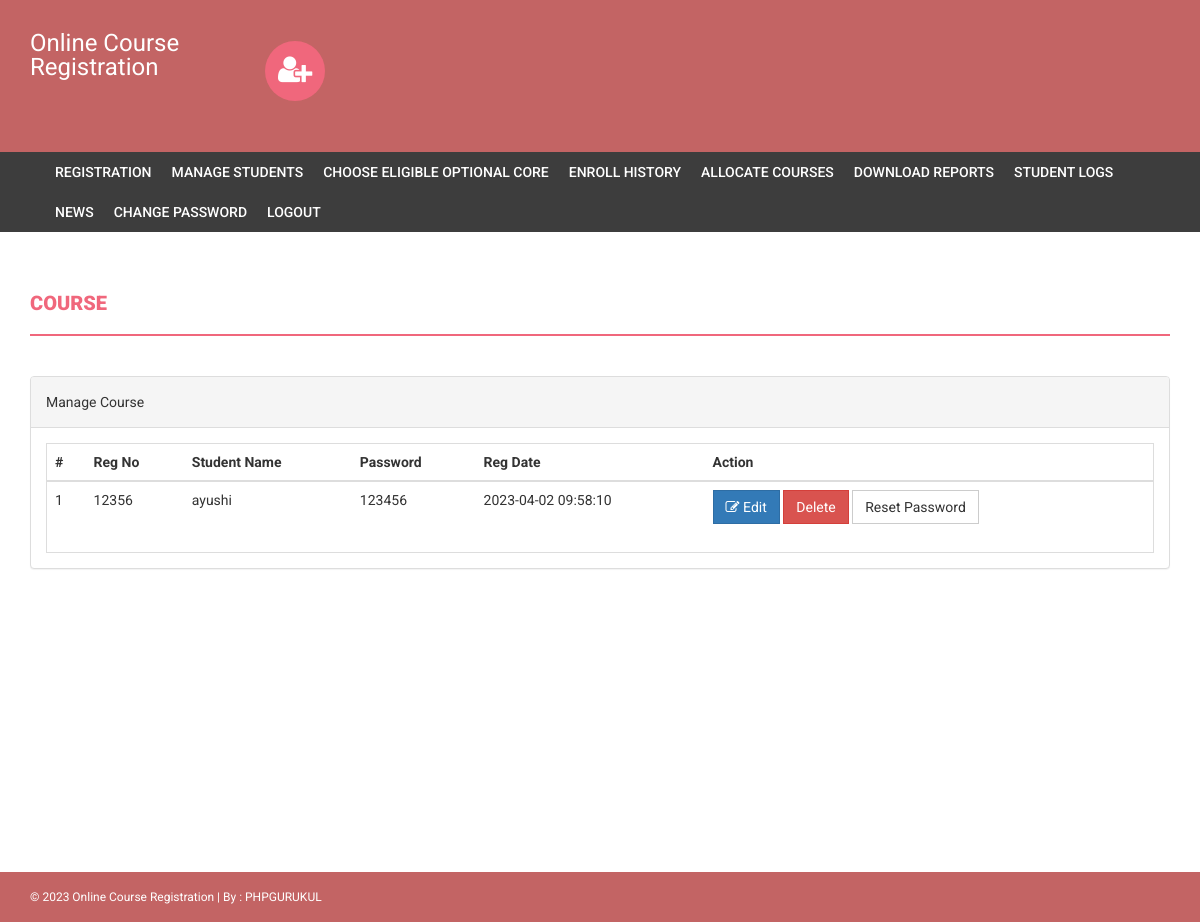
The app's page /onlinecourse/admin/manage-students.php (signed in), older data.
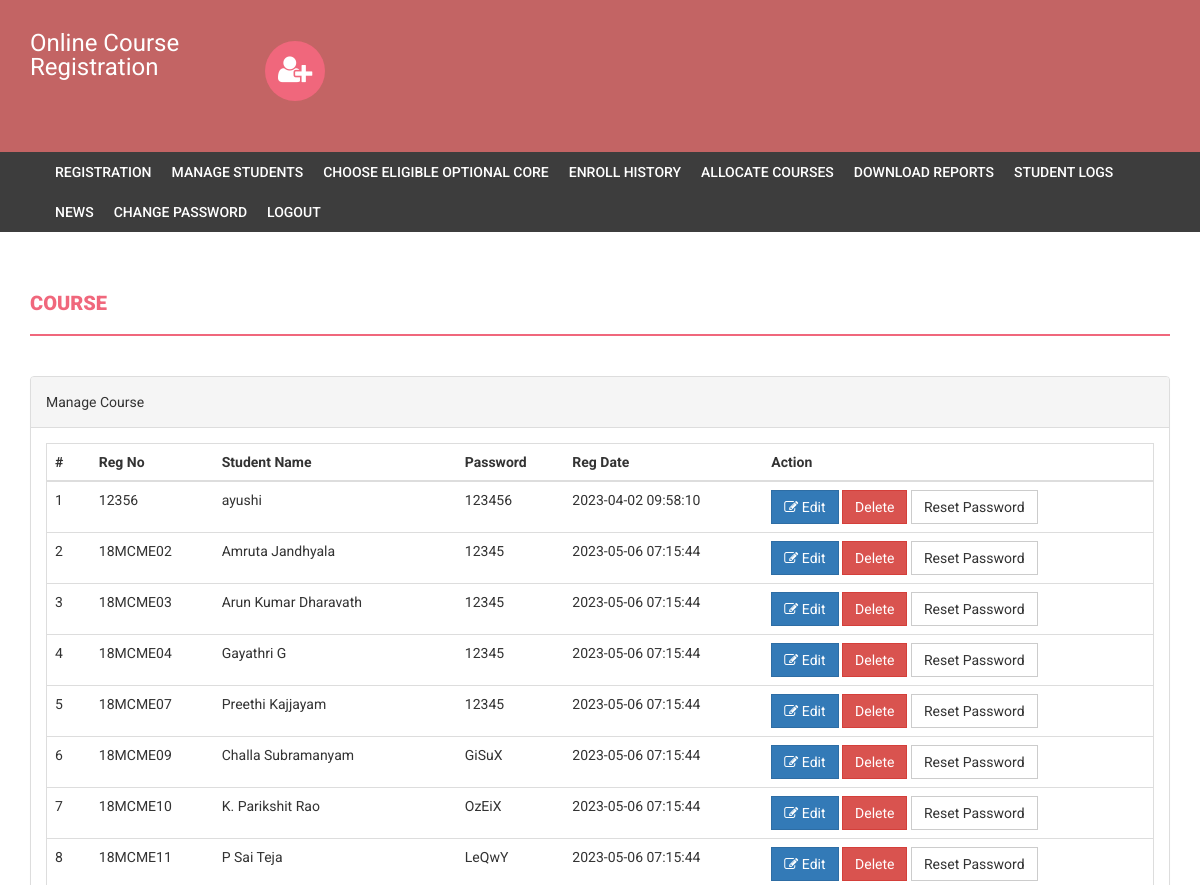
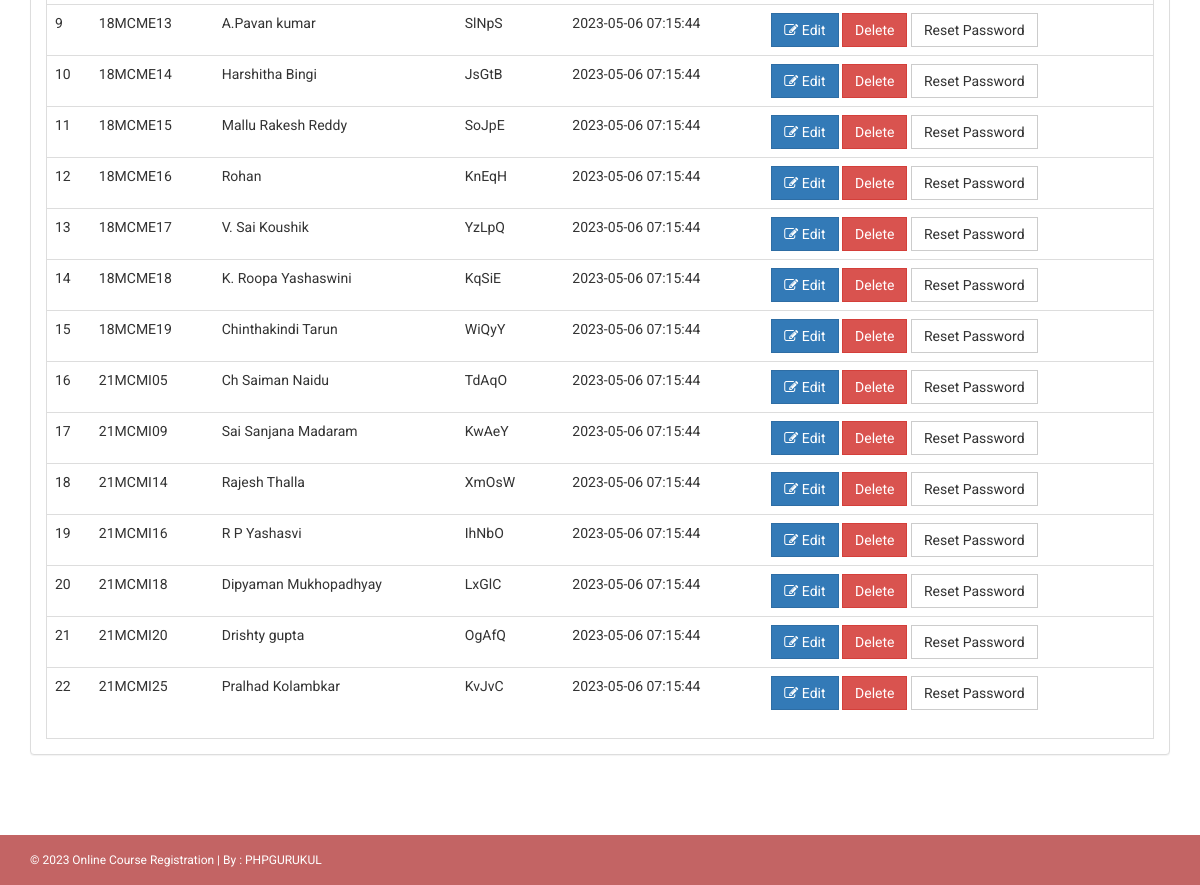
The same page, newer data (2 pictures, top to bottom).
### tables this page shows
CREATE TABLE `students` (
  `studentRegno` varchar(255) NOT NULL,
  `stream_id` int(11) NOT NULL,
  `studentPhoto` varchar(255) DEFAULT NULL,
  `password` varchar(255) NOT NULL DEFAULT 'Test@123',
  `studentName` varchar(255) DEFAULT NULL,
  `pincode` varchar(255) DEFAULT NULL,
  `session` varchar(255) DEFAULT NULL,
  `department` varchar(255) DEFAULT NULL,
  `semester` varchar(255) DEFAULT NULL,
  `cgpa` decimal(10,2) DEFAULT NULL,
  `courses_allocated_id` int(11) NOT NULL COMMENT 'course codes',
  `enrolment_status_optional` tinyint(1) NOT NULL,
  `enrolment_status_elective` tinyint(1) NOT NULL,
  `optional_core_choice_1` varchar(255) DEFAULT NULL,
  `optional_core_choice_2` varchar(255) DEFAULT NULL,
  `optional_core_choice_3` varchar(255) DEFAULT NULL,
  `password_status` tinyint(1) NOT NULL DEFAULT 0,
  `creationdate` timestamp NULL DEFAULT current_timestamp(),
  `updationDate` varchar(255) DEFAULT NULL
);

### onlinecourse/admin/manage-students.php (the view, shortened to what this page needs)
<?php
if(strlen($_SESSION['alogin'])==0)
    {
header('location:index.php');
}
else{
?>
<!DOCTYPE html>
<html xmlns="http://www.w3.org/1999/xhtml">
<head>
    <link href="../assets/css/bootstrap.css" rel="stylesheet" />
    <link href="../assets/css/font-awesome.css" rel="stylesheet" />
    <link href="../assets/css/style.css" rel="stylesheet" />
</head>
<body>
<?php include('includes/header.php');?>
<?php if($_SESSION['alogin']!="")
{
 include('includes/menubar.php');
}
 ?>
    <div class="content-wrapper">
        <div class="container">
              <div class="row">
                    <div class="col-md-12">
                        <h1 class="page-head-line">Course  </h1>
                    </div>
                </div>
                <div class="row" >
                <div class="col-md-12">
                    <div class="panel panel-default">
                        <div class="panel-heading">
                            Manage Course
                        </div>
                        <div class="panel-body">
                            <div class="table-responsive table-bordered">
                                <table class="table">
                                    <thead>
                                        <tr>
                                            <th>#</th>
                                            <th>Reg No </th>
                                            <th>Student Name </th>
                                            <th>Password</th>
                                             <th>Reg Date</th>
                                             <th>Action</th>
                                        </tr>
                                    </thead>
                                    <tbody>
<?php
$sql=mysqli_query($con,"select * from students");
$cnt=1;
while($row=mysqli_fetch_array($sql))
{
?>
                                        <tr>
                                            <td><?php echo $cnt;?></td>
                                            <td><?php echo htmlentities($row['studentRegno']);?></td>
                                            <td><?php echo htmlentities($row['studentName']);?></td>
                                            <td><?php echo htmlentities($row['password']);?></td>
                                            <td><?php echo htmlentities($row['creationdate']);?></td>
                                            <td>
                                            <a href="edit-student-profile.php?id=<?php echo $row['studentRegno']?>">
<button class="btn btn-primary"><i class="fa fa-edit "></i> Edit</button> </a>
<a href="manage-students.php?id=<?php echo $row['studentRegno']?>&del=delete" onClick="return confirm('Are you sure you want to delete?')">
                                            <button class="btn btn-danger">Delete</button>
</a>
<a href="manage-students.php?id=<?php echo $row['studentRegno']?>&pass=update" onClick="return confirm('Are you sure you want to reset password?')">
<button type="submit" name="submit" id="submit" class="btn btn-default">Reset Password</button>
</a>
                                            </td>
                                        </tr>
<?php
$cnt++;
} ?>
                                    </tbody>
                                </table>
                            </div>
                        </div>
                    </div>
                </div>
            </div>
        </div>
    </div>
  <?php include('includes/footer.php');?>
</body>
</html>
<?php } ?>

### onlinecourse/admin/includes/header.php (shortened to what this page needs)
<div class="navbar navbar-inverse set-radius-zero">
    <div class="container">
        <div class="navbar-header">
             <a class="navbar-brand" href="#" style="color:#fff; font-size:24px;4px; line-height:24px; ">
               Online Course Registration
            </a>
        </div>
        <div class="left-div">
            <i class="fa fa-user-plus login-icon" ></i>
    </div>
        </div>
    </div>

### onlinecourse/admin/includes/menubar.php
<section class="menu-section">
        <div class="container">
            <div class="row">
                <div class="col-md-12">
                    <div class="navbar-collapse collapse ">
                        <ul id="menu-top" class="nav navbar-nav navbar-right">
                              <li><a href="student-registration.php">Registration</a></li>
                               <li><a href="manage-students.php">Manage Students</a></li>
                               <li><a href="eligible-optional-core.php">Choose Eligible Optional Core</a></li>
                               <li><a href="enroll-history.php">Enroll History</a></li>
                               <li><a href="allocation.php">Allocate Courses</a></li>
                               <li><a href="report-generation.php">Download Reports</a></li>
                               <li><a href="user-log.php">Student Logs </a></li>
                                <li><a href="news.php">News </a></li>
                                <li><a href="change-password.php">Change Password </a></li>
                            <li><a href="logout.php">Logout</a></li>
                        </ul>
                    </div>
                </div>
            </div>
        </div>
    </section>

### onlinecourse/admin/includes/footer.php
<footer>
        <div class="container">
            <div class="row">
                <div class="col-md-12">
                    &copy; <?php echo date('Y');?> Online Course Registration | By : <a href="http://www.phpgurukul.com/" target="_blank">PHPGURUKUL</a>
                </div>
            </div>
        </div>
    </footer>

### onlinecourse/assets/css/style.css (style rules this page uses)
body { font-family: 'Roboto', sans-serif; line-height: 30px; }
.set-radius-zero { border-radius: 0px; -moz-border-radius: 0px; -webkit-border-radius: 0px; }
.content-wrapper { margin-top: 40px; min-height: 600px; padding-bottom: 60px; }
.page-head-line { font-weight: 900; padding-bottom: 20px; border-bottom: 2px solid #F0677C; text-transform: uppercase; color: #F0677C; font-size: 20px; margin-bottom: 40px; }
.btn { border-radius: 0px; -webkit-border-radius: 0px; -moz-border-radius: 0px; }
.login-icon { height: 60px; width: 60px; padding: 13px; border-radius: 50%; font-size: 30px; margin-bottom: 20px; color: #fff; text-align: center; cursor:pointer; background-color:#F0677C; -webkit-border-radius:50%; -moz-border-radius:50%; }
.left-div { padding-left: 30px; margin-top: 40px; margin-bottom: 30px; }
.navbar-brand { width: 250px; padding-top: 30px; }
.menu-section { background-color: #3D3D3D; }
#menu-top a { color: #FFF; text-decoration: none; font-weight: 500; padding: 10px 10px 10px 10px; text-transform: uppercase; }
.navbar-inverse { background-color: #C36464; border-color: transparent; }
.navbar { margin-bottom: 0px; }
footer { padding: 10px; color: #fff; font-size: 12px; background-color: #C36464; }
footer a, footer a:hover { color: #fff; text-decoration: none; }

Row changes from the older to the newer data that the page shows:
added students: studentRegno "18MCME02", studentName "Amruta Jandhyala", password "12345", creationdate "2023-05-06 07:15:44"
added students: studentRegno "18MCME03", studentName "Arun Kumar Dharavath", password "12345", creationdate "2023-05-06 07:15:44"
added students: studentRegno "18MCME04", studentName "Gayathri G", password "12345", creationdate "2023-05-06 07:15:44"
added students: studentRegno "18MCME07", studentName "Preethi Kajjayam", password "12345", creationdate "2023-05-06 07:15:44"
added students: studentRegno "18MCME09", studentName "Challa Subramanyam", password "GiSuX", creationdate "2023-05-06 07:15:44"
added students: studentRegno "18MCME10", studentName "K. Parikshit Rao", password "OzEiX", creationdate "2023-05-06 07:15:44"
added students: studentRegno "18MCME11", studentName "P Sai Teja", password "LeQwY", creationdate "2023-05-06 07:15:44"
added students: studentRegno "18MCME13", studentName "A.Pavan kumar", password "SlNpS", creationdate "2023-05-06 07:15:44"
added students: studentRegno "18MCME14", studentName "Harshitha Bingi", password "JsGtB", creationdate "2023-05-06 07:15:44"
added students: studentRegno "18MCME15", studentName "Mallu Rakesh Reddy", password "SoJpE", creationdate "2023-05-06 07:15:44"
added students: studentRegno "18MCME16", studentName "Rohan", password "KnEqH", creationdate "2023-05-06 07:15:44"
added students: studentRegno "18MCME17", studentName "V. Sai Koushik", password "YzLpQ", creationdate "2023-05-06 07:15:44"
added students: studentRegno "18MCME18", studentName "K. Roopa Yashaswini", password "KqSiE", creationdate "2023-05-06 07:15:44"
added students: studentRegno "18MCME19", studentName "Chinthakindi Tarun", password "WiQyY", creationdate "2023-05-06 07:15:44"
added students: studentRegno "21MCMI05", studentName "Ch Saiman Naidu", password "TdAqO", creationdate "2023-05-06 07:15:44"
added students: studentRegno "21MCMI09", studentName "Sai Sanjana Madaram", password "KwAeY", creationdate "2023-05-06 07:15:44"
added students: studentRegno "21MCMI14", studentName "Rajesh Thalla", password "XmOsW", creationdate "2023-05-06 07:15:44"
added students: studentRegno "21MCMI16", studentName "R P Yashasvi", password "IhNbO", creationdate "2023-05-06 07:15:44"
added students: studentRegno "21MCMI18", studentName "Dipyaman Mukhopadhyay", password "LxGlC", creationdate "2023-05-06 07:15:44"
added students: studentRegno "21MCMI20", studentName "Drishty gupta", password "OgAfQ", creationdate "2023-05-06 07:15:44"
added students: studentRegno "21MCMI25", studentName "Pralhad Kolambkar", password "KvJvC", creationdate "2023-05-06 07:15:44"
